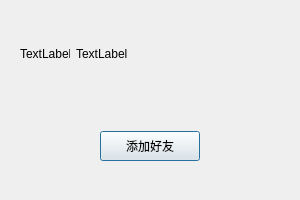
<?xml version="1.0" encoding="UTF-8"?>
<ui version="4.0">
 <class>FindSuccessDlg</class>
 <widget class="QDialog" name="FindSuccessDlg">
  <property name="geometry">
   <rect>
    <x>0</x>
    <y>0</y>
    <width>300</width>
    <height>200</height>
   </rect>
  </property>
  <property name="minimumSize">
   <size>
    <width>300</width>
    <height>200</height>
   </size>
  </property>
  <property name="maximumSize">
   <size>
    <width>300</width>
    <height>200</height>
   </size>
  </property>
  <property name="windowTitle">
   <string>Dialog</string>
  </property>
  <layout class="QVBoxLayout" name="verticalLayout">
   <item>
    <widget class="QWidget" name="widget" native="true">
     <layout class="QHBoxLayout" name="horizontalLayout">
      <item>
       <widget class="QLabel" name="head_lb">
        <property name="minimumSize">
         <size>
          <width>50</width>
          <height>50</height>
         </size>
        </property>
        <property name="maximumSize">
         <size>
          <width>50</width>
          <height>50</height>
         </size>
        </property>
        <property name="text">
         <string>TextLabel</string>
        </property>
       </widget>
      </item>
      <item>
       <widget class="QLabel" name="name_lb">
        <property name="minimumSize">
         <size>
          <width>0</width>
          <height>50</height>
         </size>
        </property>
        <property name="maximumSize">
         <size>
          <width>16777215</width>
          <height>50</height>
         </size>
        </property>
        <property name="text">
         <string>TextLabel</string>
        </property>
       </widget>
      </item>
      <item>
       <spacer name="horizontalSpacer">
        <property name="orientation">
         <enum>Qt::Horizontal</enum>
        </property>
        <property name="sizeHint" stdset="0">
         <size>
          <width>40</width>
          <height>20</height>
         </size>
        </property>
       </spacer>
      </item>
     </layout>
    </widget>
   </item>
   <item>
    <widget class="QWidget" name="widget_2" native="true">
     <layout class="QVBoxLayout" name="verticalLayout_2">
      <item alignment="Qt::AlignHCenter|Qt::AlignVCenter">
       <widget class="ClickedBtn" name="add_friend_btn">
        <property name="minimumSize">
         <size>
          <width>100</width>
          <height>30</height>
         </size>
        </property>
        <property name="maximumSize">
         <size>
          <width>100</width>
          <height>30</height>
         </size>
        </property>
        <property name="text">
         <string>添加好友</string>
        </property>
       </widget>
      </item>
     </layout>
    </widget>
   </item>
  </layout>
 </widget>
 <customwidgets>
  <customwidget>
   <class>ClickedBtn</class>
   <extends>QPushButton</extends>
   <header>clickedbtn.h</header>
  </customwidget>
 </customwidgets>
 <resources/>
 <connections/>
</ui>
